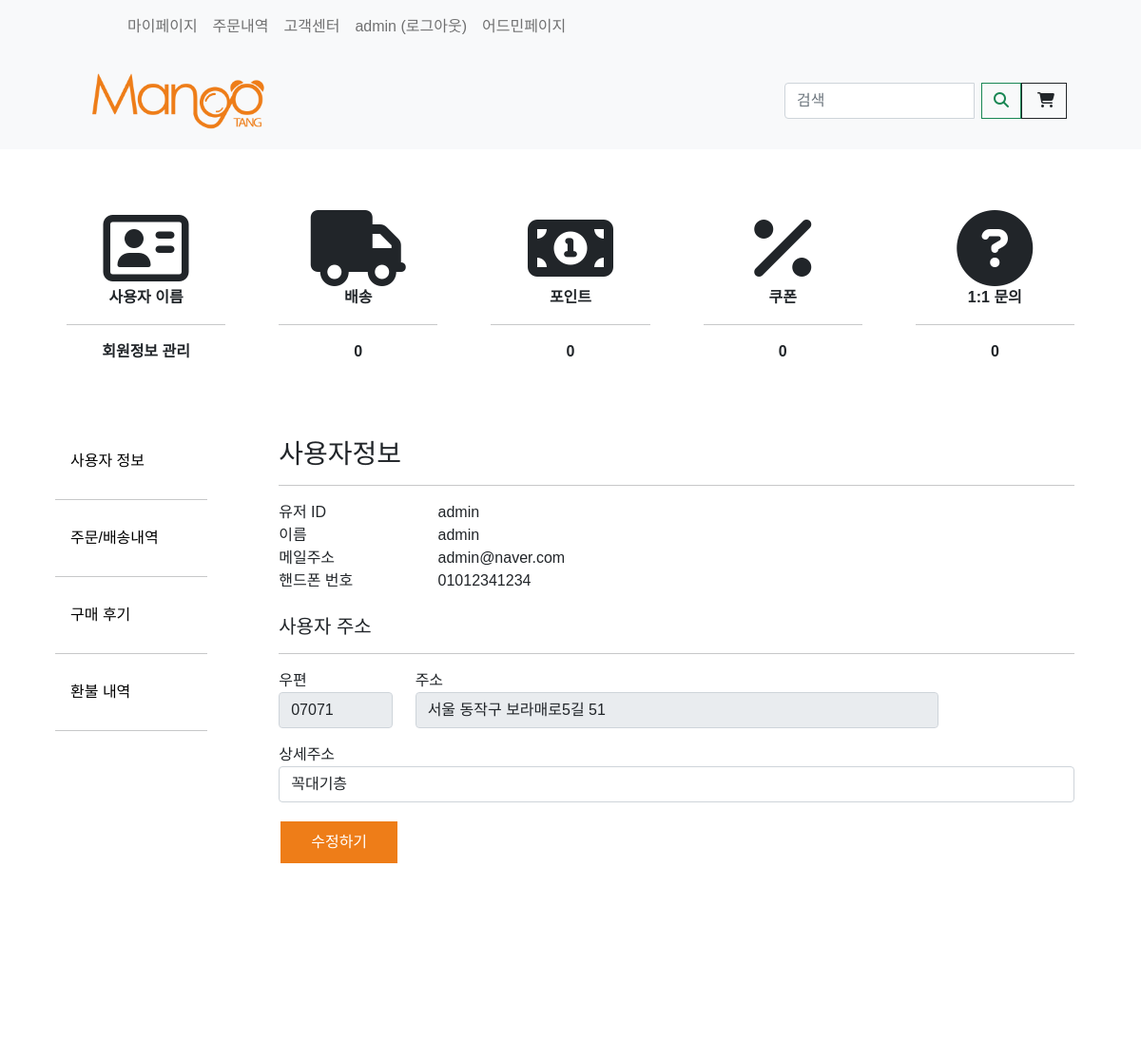
/mypage/userinfo/ (signed in, upper part), run on an earlier commit of the app's database.
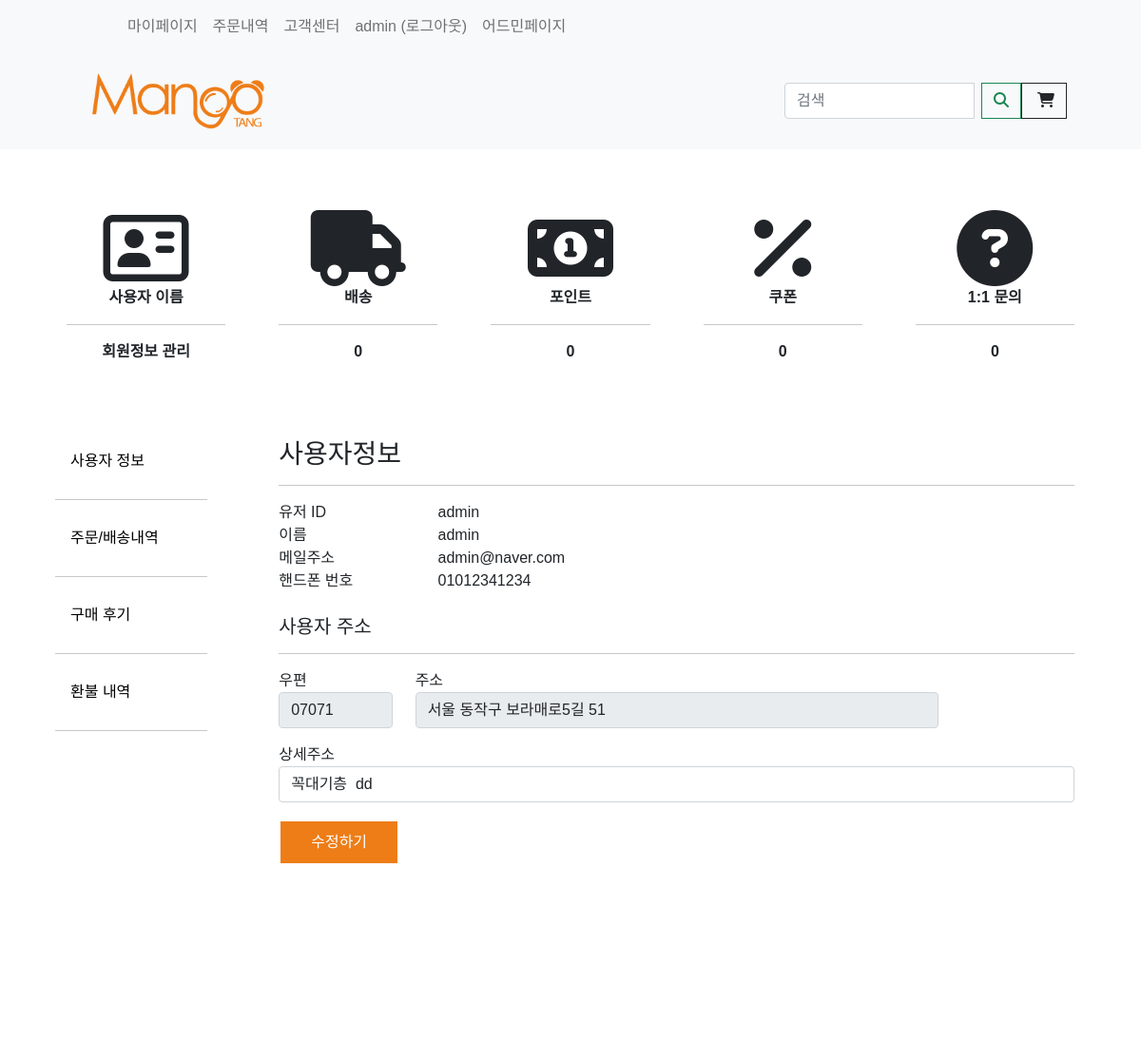
And on a later commit of the database.
### store/models.py (models this page shows, shortened)
class Customer(models.Model):
    user = models.OneToOneField(User, null=True, blank=True, on_delete=models.CASCADE)  # Customer 하나당 User하나
    name = models.CharField(max_length=200, null=True)
    email = models.EmailField(max_length=200, null=True, blank=True)
    phone_number = models.CharField(max_length=50, null=True, blank=True)
    mileage = models.IntegerField(null=True, blank=True)
    allowPromotions = models.BooleanField(default=False, null=True, blank=True)
    post_code = models.CharField(max_length=50, null=True, blank=True)
    recipent_address1 = models.CharField(max_length=200, null=True, blank=True)
    recipent_address2 = models.CharField(max_length=200, null=True, blank=True)
    join_date = models.DateTimeField(default=datetime.now)

### mypage/views.py (the view, shortened to what this page needs)
# urls.py: path('mypage/userinfo/', views.userinfo, name="userinfo"),
@login_required(login_url='account_login')
def userinfo(request):
    if request.method == "GET":
        user = request.user
        customer = request.user.customer
        context = {'user': user, 'customer': customer}
        return render(request, 'mypage/userinfo.html', context)

### templates/mypage/userinfo.html (shortened to what this page needs)
{% extends 'store/mypage.html' %}
{% load static %}
{% block mypage %}
    <div class="container">
        <div class="item">
            <h3>사용자정보</h3>
            <hr>
            <div class="item">
                <div class="container-orderdetail" style="display: flex">
                    <div class="item-orderdetail-topic">유저 ID</div>
                    <div class="item-orderdetail-info">{{ user.username }}</div>
                </div>
                <div class="container-orderdetail">
                    <div class="item-orderdetail-topic">이름</div>
                    <div class="item-orderdetail-info">{{ customer.name }}</div>
                </div>
                <div class="container-orderdetail">
                    <div class="item-orderdetail-topic">메일주소</div>
                    <div class="item-orderdetail-info">{{ customer.email }}</div>
                </div>
                <div class="container-orderdetail">
                    <div class="item-orderdetail-topic">핸드폰 번호</div>
                    <div class="item-orderdetail-info">{{ customer.phone_number }}</div>
                </div>
                <br>
                <h5>사용자 주소</h5>
                <hr>
                <form id="form-id">
                    {% if customer.recipent_address1 != None %}
                        <div class="row">
                            <div class="col-md-2 mb-3">
                                <label for="address">우편</label>
                                <input type="text" class="form-control address_kakao" name="post_code"
                                       id="post_kakao" placeholder="우편" value="{{ customer.post_code }}"
                                       required=""
                                       readonly>
                            </div>
                            <div class="col-md-8 mb-3">
                                <label for="address">주소</label>
                                <input type="text" class="form-control address_kakao" name="recipent_address1"
                                       id="address_kakao" placeholder="주소" value="{{ customer.recipent_address1 }}"
                                       required=""
                                       readonly>
                            </div>
                        </div>
                        <div class="mb-3">
                            <label for="address2">상세주소</label>
                            <input type="text" class="form-control" name="recipent_address2" id="address2"
                                   placeholder="주소"
                                   required="" value="{{ customer.recipent_address2 }} ">
                        </div>
                    {% endif %}
                </form>
                <button class="button submit" id="submit" type="submit">수정하기</button>
            </div>
        </div>
    </div>
{% endblock mypage %}

What changed in the data, as far as the page shows it:
changed Customer "admin": recipent_address2 "꼭대기층" → "꼭대기층 dd"
